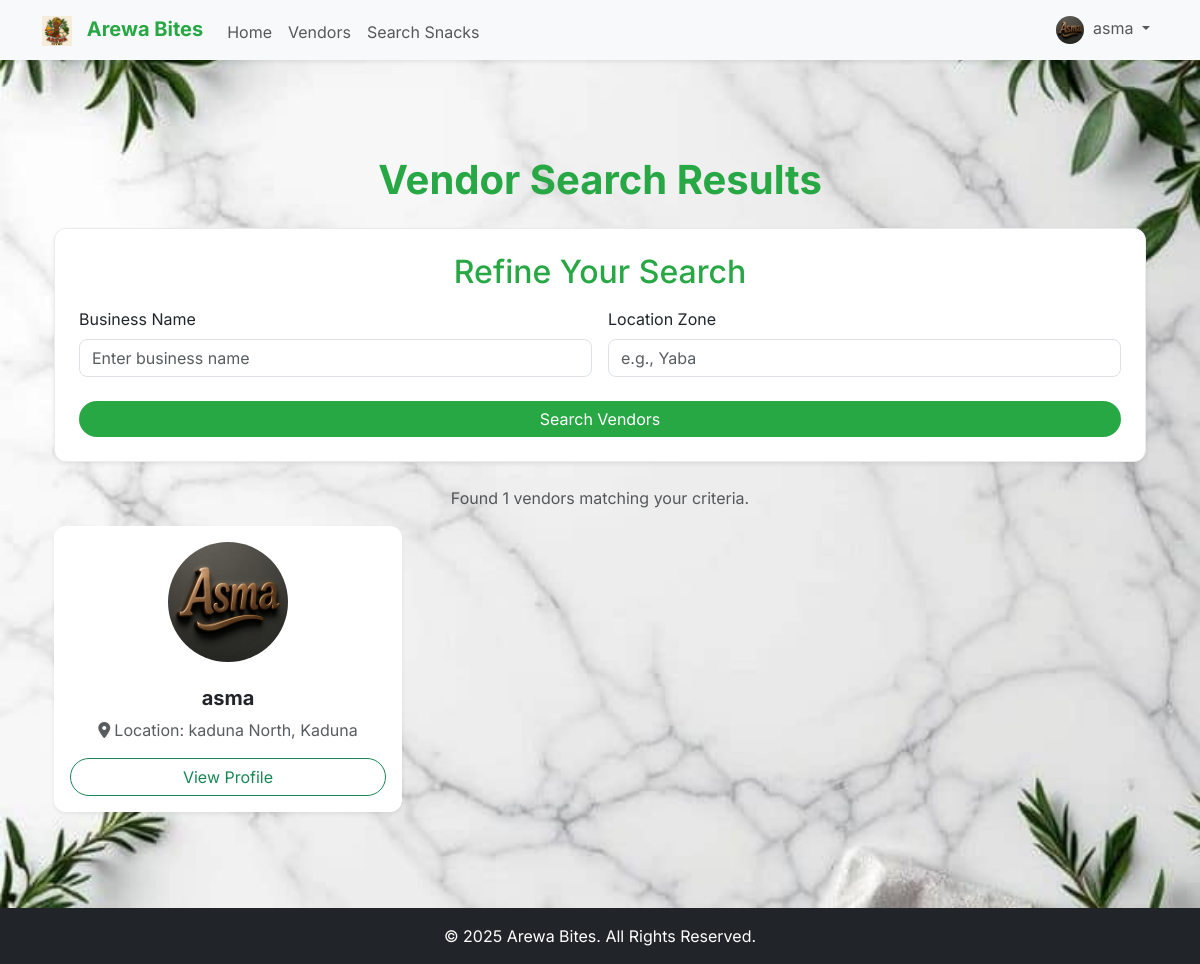
Page /search_vendors (signed in) on the committed database.
### app/models.py (models this page shows, shortened)
class Vendor(db.Model, UserMixin):
    id = db.Column(db.Integer, primary_key=True)
    business_name = db.Column(db.String(100), unique=True, nullable=False)
    contact_name = db.Column(db.String(100), nullable=False)
    whatsapp_number = db.Column(db.String(20), unique=True, nullable=False)
    location_zone = db.Column(db.String(100), nullable=False)
    state = db.Column(db.String(100), nullable=False)
    email = db.Column(db.String(120), unique=True, nullable=False)
    password = db.Column(db.String(200), nullable=False)
    logo_url = db.Column(db.String(200), nullable=False, default='logos/default.png')
    is_admin = db.Column(db.Boolean, default=False)
    is_verified = db.Column(db.Boolean, default=False)
    referral_code = db.Column(db.String(10), unique=True, nullable=False)
    referred_by = db.Column(db.Integer, db.ForeignKey('vendor.id'))
    snacks = db.relationship('Snack', backref='vendor', lazy=True, cascade="all, delete-orphan")
    referrals = db.relationship('Vendor', backref=db.backref('referrer', remote_side=[id]), lazy=True)

### app/routes.py (the view)
@main.route("/search_vendors", methods=['GET'])
def search_vendors():
    search_form = VendorSearchForm(request.args)
    results = []
    business_name = search_form.business_name.data
    location_zone = search_form.location_zone.data
    query = Vendor.query
    if business_name:
        query = query.filter(Vendor.business_name.ilike(f'%{business_name}%'))
    if location_zone:
        query = query.filter(Vendor.location_zone.ilike(f'%{location_zone}%'))
    results = query.order_by(Vendor.business_name).all()
    return render_template('vendor_search_results.html', search_form=search_form, results=results)

### app/forms.py
class VendorSearchForm(FlaskForm):
    business_name = StringField('Business Name', validators=[Length(max=100)])
    location_zone = StringField('Location Zone', validators=[Length(max=100)])
    submit = SubmitField('Search Vendors')

### app/__init__.py (called while the page is built)
def create_app(config_class=Config):
    app = Flask(__name__)
    app.config.from_object(config_class)
    db.init_app(app)
    bcrypt.init_app(app)
    login_manager.init_app(app)
    csrf.init_app(app)
    migrate.init_app(app, db)
    socketio.init_app(app)
    @app.context_processor
    def inject_globals():
        current_vendor = None
        if 'vendor_id' in session:
            from app.models import Vendor
            current_vendor = db.session.get(Vendor, session.get('vendor_id'))
        return {
            'now': datetime.utcnow(),
            'current_vendor': current_vendor
        }
    from app.routes import main
    app.register_blueprint(main)
    return app

### app/routes.py (called while the page is built)
@login_manager.user_loader
def load_user(user_id):
    return db.session.get(Vendor, int(user_id))

### app/templates/vendor_search_results.html (shortened to what this page needs)
{% extends "base.html" %}
{% block content %}
<div class="container my-5">
    <h1 class="text-center arewa-text-green mb-4 fw-bold">Vendor Search Results</h1>
    <div class="card p-4 mb-4 arewa-card shadow-sm">
        <h2 class="card-title text-center arewa-text-green mb-3">Refine Your Search</h2>
        <form method="GET" action="{{ url_for('main.search_vendors') }}">
            <div class="row g-3">
                <div class="col-md-6">
                    <label for="{{ search_form.business_name.id }}" class="form-label">Business Name</label>
                    {{ search_form.business_name(class="form-control", placeholder="Enter business name") }}
                </div>
                <div class="col-md-6">
                    <label for="{{ search_form.location_zone.id }}" class="form-label">Location Zone</label>
                    {{ search_form.location_zone(class="form-control", placeholder="e.g., Yaba") }}
                </div>
            </div>
            <button type="submit" class="btn btn-arewa-primary w-100 mt-4 rounded-pill">Search Vendors</button>
        </form>
    </div>
    {% if results %}
        <p class="text-center text-muted">Found {{ results|length }} vendors matching your criteria.</p>
        <div class="row g-4">
            {% for vendor in results %}
                <div class="col-md-4">
                    <div class="card h-100 shadow-sm arewa-card text-center border-0">
                        <div class="card-body d-flex flex-column align-items-center">
                            <a href="{{ url_for('main.vendor_profile', vendor_id=vendor.id) }}">
                                <img src="{{ url_for('static', filename=vendor.logo_url) }}" alt="{{ vendor.business_name }} Logo" class="img-fluid rounded-circle mb-3" style="width: 120px; height: 120px; object-fit: cover;">
                            </a>
                            <h5 class="card-title fw-bold mt-2">{{ vendor.business_name }}</h5>
                            <p class="card-text text-muted flex-grow-1"><i class="fas fa-map-marker-alt me-1"></i>Location: {{ vendor.location_zone }}, {{ vendor.state }}</p>
                            <a href="{{ url_for('main.vendor_profile', vendor_id=vendor.id) }}" class="btn btn-outline-success w-100 rounded-pill mt-auto">View Profile</a>
                        </div>
                    </div>
                </div>
            {% endfor %}
        </div>
    {% else %}
        <p class="text-center text-muted">No vendors found matching your search criteria. Try a different search! 🤔</p>
    {% endif %}
</div>
{% endblock %}

### app/templates/base.html (shortened to what this page needs)
<!DOCTYPE html>
<html lang="en">
<head>
    <link rel="stylesheet" href="{{ url_for('static', filename='css/bootstrap.min.css') }}">
    <link rel="stylesheet" href="https://cdnjs.cloudflare.com/ajax/libs/font-awesome/6.4.0/css/all.min.css" />
    <link rel="stylesheet" href="{{ url_for('static', filename='css/style.css') }}">
</head>
<body class="bg-light d-flex flex-column min-vh-100">
    <nav class="navbar navbar-expand-lg bg-light shadow-sm">
        <div class="container">
            <a class="navbar-brand fw-bold" href="{{ url_for('main.home') }}">
                <img src="{{ url_for('static', filename='logos/arewa_logo.png') }}" alt="Arewa Bites Logo" style="height: 30px; margin-right: 10px;"> <span class="arewa-text-green">Arewa Bites</span>
            </a>
            <div class="collapse navbar-collapse" id="navbarNav">
                <ul class="navbar-nav me-auto mb-2 mb-lg-0">
                    <li class="nav-item">
                        <a class="nav-link nav-link-item" href="{{ url_for('main.home') }}">Home</a>
                    </li>
                    <li class="nav-item">
                        <a class="nav-link nav-link-item" href="{{ url_for('main.list_vendors') }}">Vendors</a>
                    </li>
                    <li class="nav-item">
                        <a class="nav-link nav-link-item" href="{{ url_for('main.search_snacks') }}">Search Snacks</a>
                    </li>
                </ul>
                <ul class="navbar-nav">
                    {% if current_vendor %}
                        <li class="nav-item dropdown">
                            <a class="nav-link dropdown-toggle" href="#" id="navbarDropdown" role="button" data-bs-toggle="dropdown" aria-expanded="false">
                                <img src="{{ url_for('static', filename=current_vendor.logo_url) }}" class="rounded-circle me-1" alt="Logo" style="width: 28px; height: 28px; object-fit: cover;">
                                {{ current_vendor.business_name }}
                            </a>
                        </li>
                    {% endif %}
                </ul>
            </div>
        </div>
    </nav>
    <main class="container mt-5 flex-grow-1">
        {% block content %}{% endblock %}
    </main>
    <footer class="mt-5 py-3 bg-dark text-white text-center">
        <div class="container">
            <p class="mb-0">&copy; {{ now.year }} Arewa Bites. All Rights Reserved.</p>
        </div>
    </footer>
</body>
</html>

### app/static/css/style.css (style rules this page uses)
body { background-color: #F8F9FA; background-image: url("../images/traditional_food_pattern.png"); background-repeat: no-repeat; background-position: center center; background-size: cover; background-attachment: fixed; color: #343A40; font-family: 'Inter', sans-serif; font-size: 1rem; line-height: 1.5; }
.arewa-text-green { color: #28A745 !important; }
.arewa-card { background-color: #FFFFFF; border: 1px solid #E9ECEF; border-radius: 12px; box-shadow: 0 8px 16px rgba(40, 167, 69, 0.15); }
.form-control, .btn, .badge { border-radius: 8px; }
.btn-arewa-primary { background-color: #28A745; color: white; border: none; }
.nav-link-item { position: relative; padding-bottom: 5px; transition: color 0.3s ease-in-out; }
.nav-link-item::after { content: ''; position: absolute; width: 0; height: 2px; bottom: 0; left: 0; background-color: #28A745; transition: width 0.3s ease-in-out; }
h1.arewa-text-green { font-weight: bold; }
.rounded-pill { padding-left: 1.5rem; padding-right: 1.5rem; }
.navbar-brand img { height: 30px; margin-right: 10px; }

### rows in the picture
Vendor: logo_url (picture), business_name "asma", location_zone "kaduna North", state "Kaduna"

### other values in the picture
{{ results|length }} "1"
